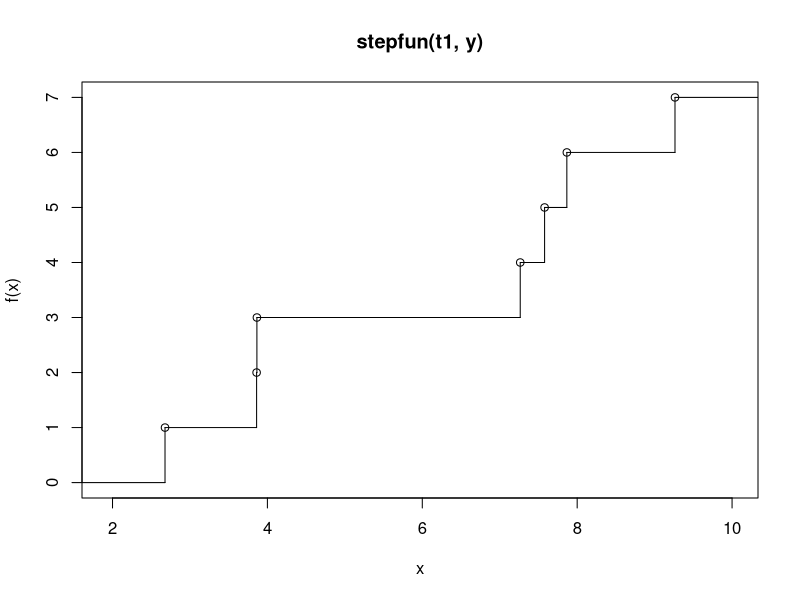

Here is the R script that generated this plot:
#Q1
rate=2
arr_time=c()
arr_time[1]=rexp(1,rate)
i=2
while(arr_time[i-1]<=120)
{
  r=rexp(1,rate)
  arr_time[i]=r+arr_time[i-1]
  i=i+1
}
arr_time

#Q2
n=500
n
lambda=0.5
lambda
x=rep(0,n)
t=rep(0,n)
for(i in 1:n)
{
  x[i]=rexp(1,lambda)
  t[i]=sum(x)
}
print(x)
print(t)

t1=t[t<=10]
y=0:length(t1)
plot(stepfun(t1,y))
